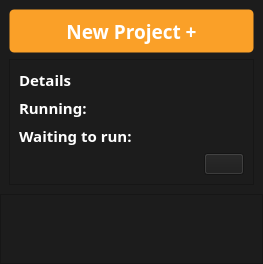
                  <widget class="QWidget" name="tabProcess">
                   <property name="styleSheet">
                    <string notr="true">QWidget{background:#1c1c1c}</string>
                   </property>
                   <attribute name="title">
                    <string>Process</string>
                   </attribute>
                   <layout class="QVBoxLayout" name="verticalLayout_6">
                    <property name="spacing">
                     <number>0</number>
                    </property>
                    <property name="leftMargin">
                     <number>0</number>
                    </property>
                    <property name="topMargin">
                     <number>0</number>
                    </property>
                    <property name="rightMargin">
                     <number>0</number>
                    </property>
                    <property name="bottomMargin">
                     <number>0</number>
                    </property>
                    <item alignment="Qt::AlignTop">
                     <widget class="QWidget" name="widget" native="true">
                      <layout class="QVBoxLayout" name="verticalLayout_7">
                       <item>
                        <widget class="QPushButton" name="btnAddprocess">
                         <property name="sizePolicy">
                          <sizepolicy hsizetype="Preferred" vsizetype="Fixed">
                           <horstretch>0</horstretch>
                           <verstretch>0</verstretch>
                          </sizepolicy>
                         </property>
                         <property name="minimumSize">
                          <size>
                           <width>0</width>
                           <height>44</height>
                          </size>
                         </property>
                         <property name="font">
                          <font>
                           <family>Arial Black</family>
                           <pointsize>14</pointsize>
                           <weight>75</weight>
                           <bold>true</bold>
                          </font>
                         </property>
                         <property name="styleSheet">
                          <string notr="true">QPushButton{color:#ffffff} QPushButton{
background:#faa028;border:1px solid rgba(0,0,0,0);
border-radius: 5px;
}

QPushButton::hover{background-color:#faab43} 
QPushButton::pressed{background-color:#faa028} </string>
                         </property>
                         <property name="text">
                          <string>New Project +</string>
                         </property>
                        </widget>
                       </item>
                       <item alignment="Qt::AlignTop">
                        <widget class="QFrame" name="frameShowItems">
                         <property name="minimumSize">
                          <size>
                           <width>0</width>
                           <height>0</height>
                          </size>
                         </property>
                         <property name="font">
                          <font>
                           <family>Arial Black</family>
                           <weight>75</weight>
                           <bold>true</bold>
                          </font>
                         </property>
                         <property name="styleSheet">
                          <string notr="true">QLabel{color:#ffffff}
QLineEdit{selection-background-color: #faa028; color:#ffffff;border:none }</string>
                         </property>
                         <property name="frameShape">
                          <enum>QFrame::StyledPanel</enum>
                         </property>
                         <property name="frameShadow">
                          <enum>QFrame::Raised</enum>
                         </property>
                         <layout class="QVBoxLayout" name="verticalLayout_8">
                          <item>
                           <widget class="QLabel" name="label">
                            <property name="font">
                             <font>
                              <family>Arial Black</family>
                              <pointsize>11</pointsize>
                              <weight>75</weight>
                              <bold>true</bold>
                             </font>
                            </property>
                            <property name="text">
                             <string>Details</string>
                            </property>
                           </widget>
                          </item>
                          <item>
                           <layout class="QHBoxLayout" name="horizontalLayout_4">
                            <item alignment="Qt::AlignLeft">
                             <widget class="QLabel" name="label_2">
                              <property name="minimumSize">
                               <size>
                                <width>100</width>
                                <height>0</height>
                               </size>
                              </property>
                              <property name="font">
                               <font>
                                <family>Arial Black</family>
                                <pointsize>11</pointsize>
                                <weight>75</weight>
                                <bold>true</bold>
                               </font>
                              </property>
                              <property name="text">
                               <string>Running: </string>
                              </property>
                             </widget>
                            </item>
                            <item>
                             <widget class="QLineEdit" name="lineEditRunningBag">
                              <property name="readOnly">
                               <bool>true</bool>
                              </property>
                             </widget>
                            </item>
                           </layout>
                          </item>
                          <item>
                           <layout class="QHBoxLayout" name="horizontalLayout_5">
                            <item alignment="Qt::AlignLeft">
                             <widget class="QLabel" name="label_3">
                              <property name="minimumSize">
                               <size>
                                <width>100</width>
                                <height>0</height>
                               </size>
                              </property>
                              <property name="font">
                               <font>
                                <family>Arial Black</family>
                                <pointsize>11</pointsize>
                                <weight>75</weight>
                                <bold>true</bold>
                               </font>
                              </property>
                              <property name="text">
                               <string>Waiting to run:</string>
                              </property>
                             </widget>
                            </item>
                            <item>
                             <widget class="QLineEdit" name="lineEditWaitingBags">
                              <property name="readOnly">
                               <bool>true</bool>
                              </property>
                             </widget>
                            </item>
                           </layout>
                          </item>
                          <item alignment="Qt::AlignRight">
                           <widget class="QPushButton" name="btnProcessDetails">
                            <property name="minimumSize">
                             <size>
                              <width>20</width>
                              <height>20</height>
                             </size>
                            </property>
                            <property name="styleSheet">
                             <string notr="true">QPushButton{color:#ffffff} 

QPushButton::hover{color:#faab43} 
QPushButton::pressed{color:#ffffff} </string>
                            </property>
                            <property name="text">
                             <string/>
                            </property>
                            <property name="iconSize">
                             <size>
                              <width>20</width>
                              <height>20</height>
                             </size>
                            </property>
                           </widget>
                          </item>
                         </layout>
                        </widget>
                       </item>
                      </layout>
                     </widget>
                    </item>
                    <item>
                     <widget class="QWidget" name="widgetProcessList" native="true">
                      <property name="sizePolicy">
                       <sizepolicy hsizetype="Preferred" vsizetype="Expanding">
                        <horstretch>0</horstretch>
                        <verstretch>0</verstretch>
                       </sizepolicy>
                      </property>
                      <property name="minimumSize">
                       <size>
                        <width>0</width>
                        <height>0</height>
                       </size>
                      </property>
                      <property name="styleSheet">
                       <string notr="true"/>
                      </property>
                      <layout class="QGridLayout" name="gridLayout">
                       <property name="leftMargin">
                        <number>0</number>
                       </property>
                       <property name="topMargin">
                        <number>0</number>
                       </property>
                       <property name="rightMargin">
                        <number>0</number>
                       </property>
                       <property name="bottomMargin">
                        <number>0</number>
                       </property>
                       <property name="spacing">
                        <number>0</number>
                       </property>
                       <item row="0" column="0">
                        <widget class="QScrollArea" name="scrollAreaProcess">
                         <property name="styleSheet">
                          <string notr="true"/>
                         </property>
                         <property name="widgetResizable">
                          <bool>true</bool>
                         </property>
                         <widget class="QWidget" name="scrollAreaWidgetContents">
                          <property name="geometry">
                           <rect>
                            <x>0</x>
                            <y>0</y>
                            <width>348</width>
                            <height>362</height>
                           </rect>
                          </property>
                          <property name="sizePolicy">
                           <sizepolicy hsizetype="Preferred" vsizetype="Expanding">
                            <horstretch>0</horstretch>
                            <verstretch>0</verstretch>
                           </sizepolicy>
                          </property>
                         </widget>
                        </widget>
                       </item>
                      </layout>
                     </widget>
                    </item>
                   </layout>
                  </widget>
